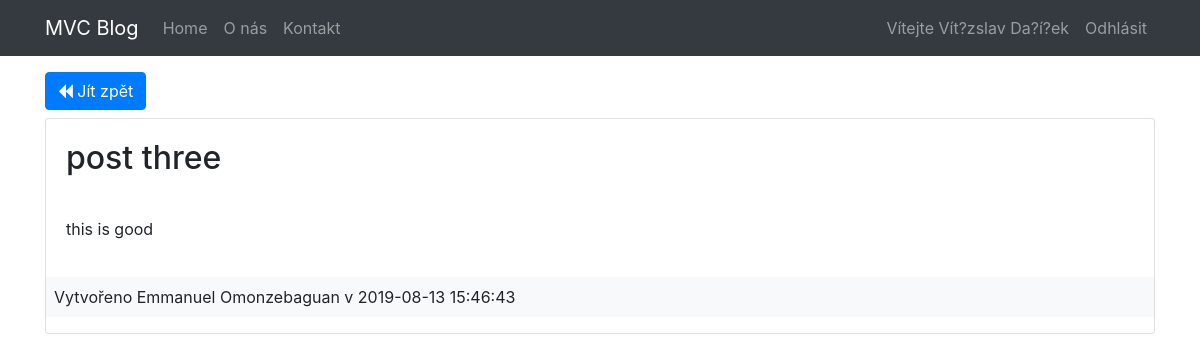
Page /posts/show/5 (signed in) on the committed database.
### tables this page shows
CREATE TABLE `posts` (
  `id` int(11) NOT NULL,
  `user_id` int(11) NOT NULL,
  `title` varchar(255) NOT NULL,
  `body` text NOT NULL,
  `created_at` datetime NOT NULL DEFAULT current_timestamp()
);

CREATE TABLE `user` (
  `id` int(11) NOT NULL,
  `name` varchar(255) NOT NULL,
  `email` varchar(255) NOT NULL,
  `password` varchar(255) NOT NULL,
  `created_at` datetime NOT NULL DEFAULT current_timestamp()
);

### app/controllers/Posts.php (called while the page is built, shortened)
<?php
class Posts extends Controller{
    public function __construct()
    {
        $this->postModel = $this->model('Post');
        $this->userModel = $this->model('User');
    }
    public function show($id){
        $post = $this->postModel->getPostById($id);
        $user = $this->userModel->getUserById($post->user_id);
        $data = [
            'post' => $post,
            'user' => $user
        ];
        $this->view('posts/show', $data);
    }
}

### app/libraries/Core.php (called while the page is built, shortened)
<?php
  class Core {
    protected $currentMethod = 'index';
    public function __construct(){
      $url = $this->getUrl();
      if(isset($url[0]) && file_exists('../app/controllers/' . ucwords($url[0]). '.php')){
        unset($url[0]);
      }
      $this->currentController = new $this->currentController;
      if(isset($url[1])){
        if(method_exists($this->currentController, $url[1])){
          $this->currentMethod = $url[1];
          unset($url[1]);
        }
      }
      $this->params = $url ? array_values($url) : [];
      call_user_func_array([$this->currentController, $this->currentMethod], $this->params);
    }
    public function getUrl(){
      if(isset($_GET['url'])){
        $url = rtrim($_GET['url'], '/');
        $url = filter_var($url, FILTER_SANITIZE_URL);
        $url = explode('/', $url);
        return $url;
      }
    }
  }

### public/index.php (called while the page is built, shortened)
<?php
  $init = new Core;

### app/libraries/Database.php (called while the page is built, shortened)
<?php
  class Database {
    private $host = DB_HOST;
    private $user = DB_USER;
    private $pass = DB_PASS;
    private $dbname = DB_NAME;
    private $dbh;
    private $stmt;
    public function __construct(){
      $dsn = 'mysql:host=' . $this->host . ';dbname=' . $this->dbname;
      $options = array(
        PDO::ATTR_PERSISTENT => true,
        PDO::ATTR_ERRMODE => PDO::ERRMODE_EXCEPTION
      );
      try{
        $this->dbh = new PDO($dsn, $this->user, $this->pass, $options);
      } catch(PDOException $e){
        $this->error = $e->getMessage();
        echo $this->error;
      }
    }
    public function query($sql){
      $this->stmt = $this->dbh->prepare($sql);
    }
    public function bind($param, $value, $type = null){
      if(is_null($type)){
        switch(true){
          case is_int($value):
            $type = PDO::PARAM_INT;
            break;
          default:
            $type = PDO::PARAM_STR;
        }
      }
      $this->stmt->bindValue($param, $value, $type);
    }
    public function execute(){
      return $this->stmt->execute();
    }
    public function single(){
      $this->execute();
      return $this->stmt->fetch(PDO::FETCH_OBJ);
    }
  }

### app/models/Post.php (called while the page is built, shortened)
<?php
class Post {
    private $db;
    public function __construct()
    {
        $this->db = new Database;
    }
    public function getPostById($id){
        $this->db->query('SELECT * FROM posts WHERE id = :id');
        $this->db->bind(':id', $id);
        $row = $this->db->single();
        return $row;
    }
}

### app/models/User.php (called while the page is built, shortened)
<?php
class User {
    private $db;
    public function __construct()
    {
        $this->db = new Database;
    }
    public function getUserById($id){
        $this->db->query('SELECT * FROM user WHERE id = :id');
        $this->db->bind(':id', $id);
        $row = $this->db->single();
        return $row;
    }
}

### app/views/posts/show.php (the view, shortened to what this page needs)
<?php require APPROOT . '/views/inc/header.php'; ?>
  <div class="row ">
      <div class="col-md-4">
          <a class="btn btn-primary pull-left" href="<?php echo URLROOT ;?>/posts"><i class="fa fa-backward"></i> Jít zpět</a>
      </div>
  </div>
        <div class="card mb-3 mt-2">
            <div class="card-body"><h2 class="card-text"><?php echo  $data['post']->title ;?></h2></div>
            <p class="card-body">
                <?php echo  $data['post']->body ;?>
            </p>
            <p class="card-title bg-light p-2 mb-3">
             Vytvořeno <?php echo $data['user']->name ;?> v <?php echo  $data['post']->created_at ;?>
            </p>
        </div>
<?php require APPROOT . '/views/inc/footer.php'; ?>

### rows in the picture
posts: title "post three", body "this is good", created_at "2019-08-13 15:46:43"
user: name "Emmanuel Omonzebaguan"

### other values in the picture
SITENAME "MVC Blog"
$_SESSION['name'] "Vít?zslav Da?í?ek"
